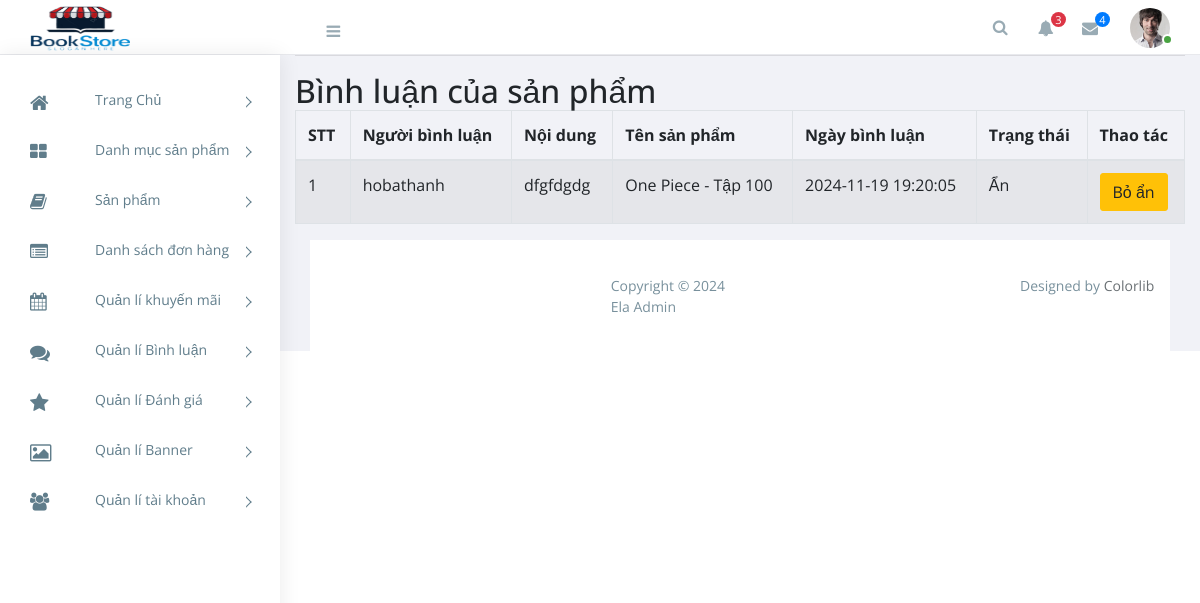
The app's page /admin/index.php?act=binh-luan, older data.
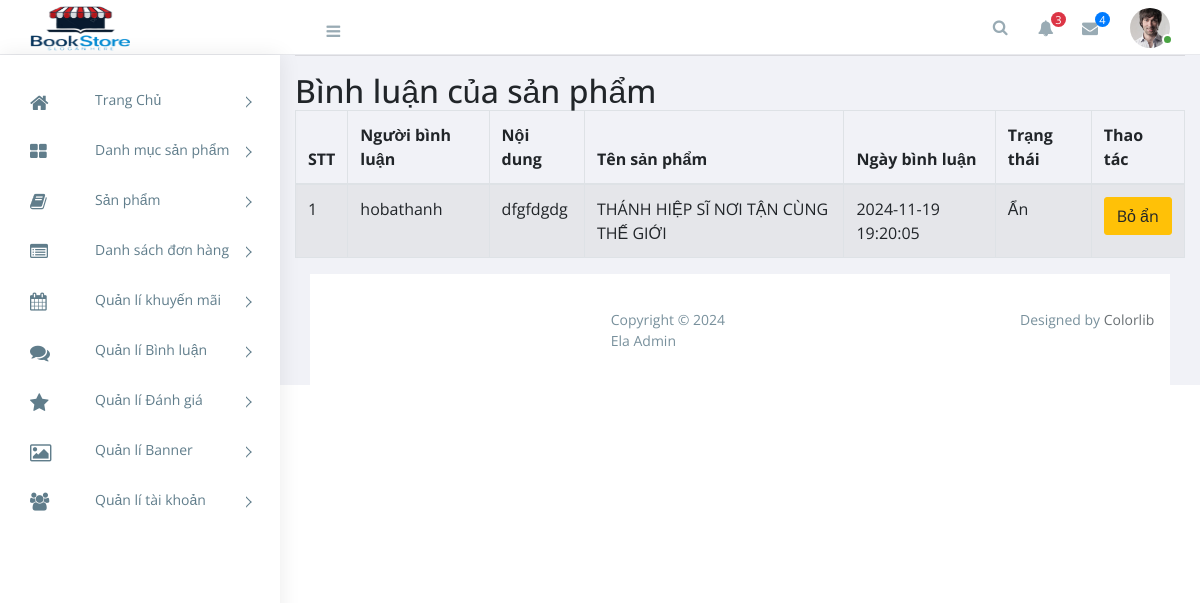
The same page, newer data.
### tables this page shows
CREATE TABLE `comment` (
  `ID` int NOT NULL,
  `user_id` int NOT NULL,
  `comics_id` int NOT NULL,
  `Content` text NOT NULL,
  `Like` int DEFAULT '0',
  `Dislike` int DEFAULT '0',
  `Create_at` datetime DEFAULT CURRENT_TIMESTAMP,
  `Update_at` datetime DEFAULT CURRENT_TIMESTAMP ON UPDATE CURRENT_TIMESTAMP,
  `status` tinyint(1) DEFAULT '2'
);

CREATE TABLE `comics` (
  `id` int NOT NULL,
  `title` varchar(255) NOT NULL,
  `author_id` int DEFAULT NULL,
  `category_id` int DEFAULT NULL,
  `description` text,
  `publication_date` date DEFAULT NULL,
  `price` decimal(10,2) DEFAULT NULL,
  `original_price` decimal(10,2) NOT NULL DEFAULT '0.00',
  `stock_quantity` int DEFAULT NULL,
  `image` varchar(255) DEFAULT NULL,
  `created_at` timestamp NULL DEFAULT CURRENT_TIMESTAMP,
  `updated_at` timestamp NULL DEFAULT CURRENT_TIMESTAMP ON UPDATE CURRENT_TIMESTAMP
);

CREATE TABLE `users` (
  `id` int NOT NULL,
  `name` varchar(255) NOT NULL,
  `email` varchar(255) NOT NULL,
  `password` varchar(255) NOT NULL,
  `phone` varchar(15) NOT NULL,
  `avatar` varchar(255) NOT NULL,
  `role` enum('user','admin') DEFAULT 'user',
  `created_at` timestamp NULL DEFAULT CURRENT_TIMESTAMP,
  `updated_at` timestamp NULL DEFAULT CURRENT_TIMESTAMP ON UPDATE CURRENT_TIMESTAMP
);

### admin/controllers/BinhluanController.php (called while the page is built, shortened)
<?php
class AdminBinhluanController
{
   public $modelbinhluan;
   public function __construct(){
      $this->modelbinhluan = new AdminBinhluan();
   }
   public function listBinhluan() {
    $comments = $this->modelbinhluan->getAllBinhLuan();
    require_once './views/binhluan/listbinhluan.php';
}
}

### commons/core.php (called while the page is built, shortened)
<?php
function connectDB() {
    $host = DB_HOST;
    $port = DB_PORT;
    $dbname = DB_NAME;
    try {
        $conn = new PDO("mysql:host=$host;port=$port;dbname=$dbname", DB_USERNAME, DB_PASSWORD);
        $conn->setAttribute(PDO::ATTR_ERRMODE, PDO::ERRMODE_EXCEPTION);
        $conn->setAttribute(PDO::ATTR_DEFAULT_FETCH_MODE, PDO::FETCH_ASSOC);
        return $conn;
    } catch (PDOException $e) {
        echo ("Connection failed: " . $e->getMessage());
    }
}
?>

### admin/models/AdminBinhluan.php (called while the page is built, shortened)
<?php
class AdminBinhluan{
    public $conn;
    public function __construct()
    {
        $this->conn=connectDB();
    }
         public function getAllBinhLuan() {
            try {
                $sql = "SELECT comment.*, users.name, comics.title
                        FROM comment
                        INNER JOIN users ON comment.user_id = users.id
                        INNER JOIN comics ON comment.comics_id = comics.id";
                $stmt = $this->conn->prepare($sql);
                $stmt->execute();
                return $stmt->fetchAll();
            } catch (Exception $e) {
                echo 'Lỗi: ' . $e->getMessage();
            }
        }
    }

### admin/views/binhluan/listbinhluan.php (the view, shortened to what this page needs)
<div class="col-12">
          <hr>
          <h2>Bình luận của sản phẩm</h2>
          <div class="">
            <table id="example1" class="table table-bordered table-striped">
              <thead>
                <tr>
                  <th>STT</th>
                  <th>Người bình luận</th>
                  <th>Nội dung</th>
                  <th>Tên sản phẩm</th>
                  <th>Ngày bình luận</th>
                  <th>Trạng thái</th>
                  <th>Thao tác</th>
                </tr>
              </thead>
              <tbody>
              <?php foreach ($comments as $key => $binhLuan) : ?>
                  <tr>
                    <td><?= $key + 1 ?></td>
                    <td>
                    <a >
                        <?= $binhLuan['name'] ?>
                      </a>
                    </td>
                    <td><?= $binhLuan['Content'] ?></td>
                    <td><?= $binhLuan['title'] ?></td>
                    <td><?= $binhLuan['Create_at'] ?></td>
                    <td><?= $binhLuan['status'] == 1 ? 'Hiển thị' : 'Ẩn' ?></td>
                    <td>
                      <div class="btn-group">
                      <form action="http://localhost/duan1/admin/?act=update-trang-thai-binh-luan" method="post">
                          <button type="submit" class="btn btn-warning">
                              <?= $binhLuan['status'] == 1 ? 'Ẩn' : 'Bỏ ẩn' ?>
                          </button>
                      </form>
                      </div>
                    </td>
                  </tr>
                <?php endforeach ?>
              </tbody>
            </table>
          </div>
        </div>

Row changes from the older to the newer data that the page shows:
changed comment "dfgfdgdg": comics.title "One Piece - Tập 100" → "THÁNH HIỆP SĨ NƠI TẬN CÙNG THẾ GIỚI"
